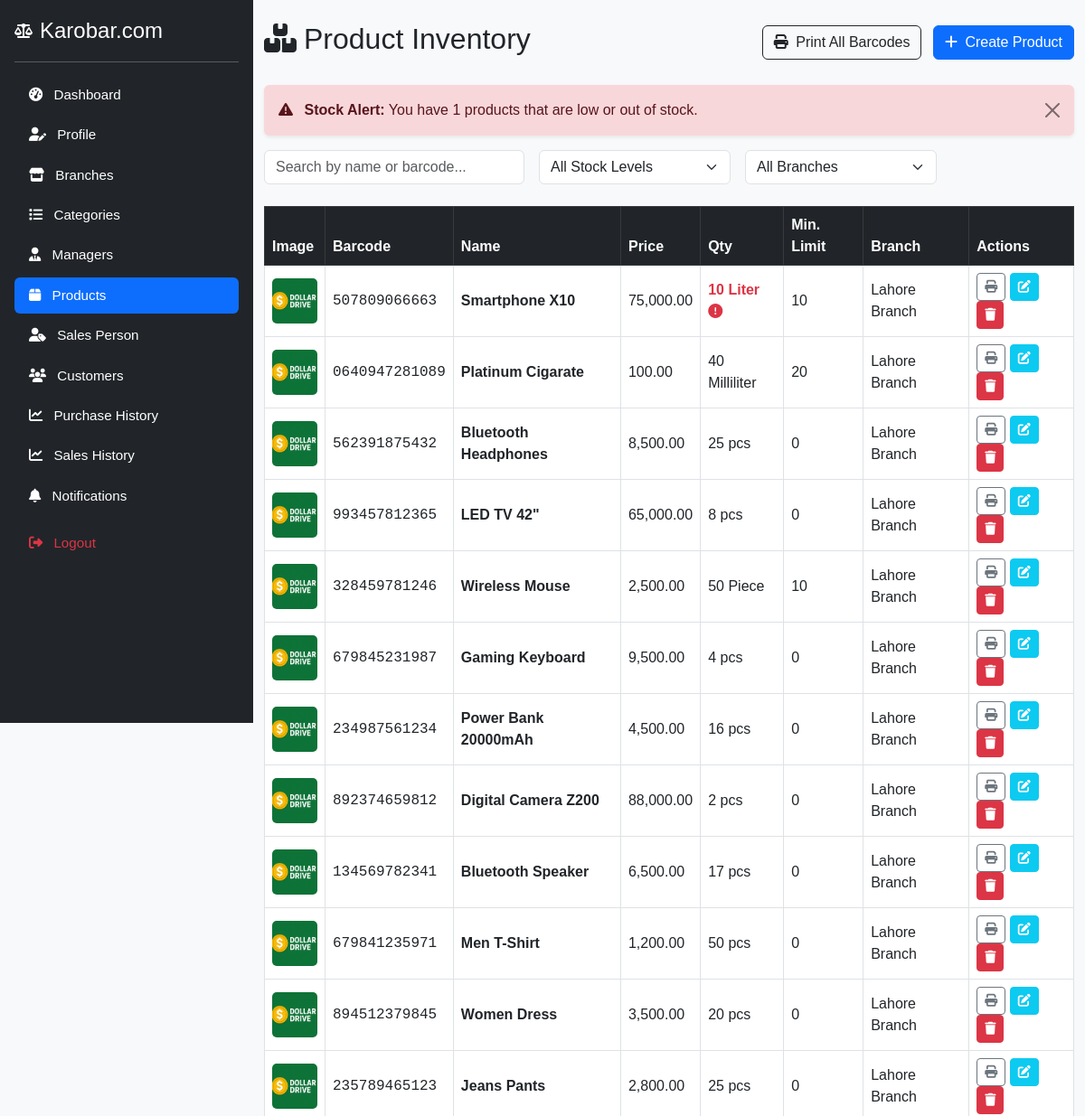
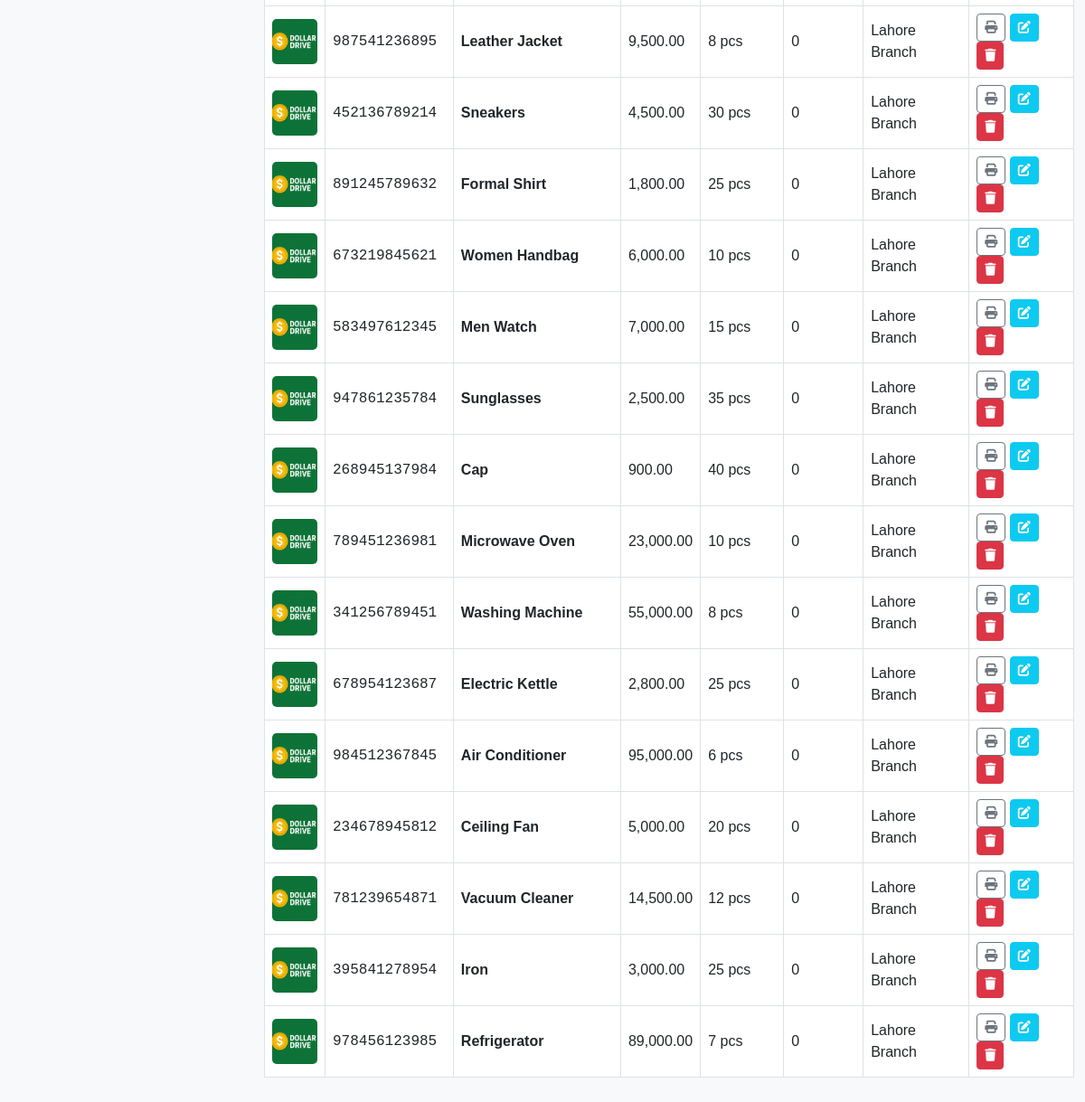
Screenshot of /owner/products.php (signed in) with the database file from the repository (2 pictures, top to bottom).
### tables this page shows
CREATE TABLE `products` (
  `id` int(11) NOT NULL,
  `branch_id` int(11) NOT NULL,
  `barcode_id` varchar(100) NOT NULL,
  `name` varchar(255) NOT NULL,
  `description` text DEFAULT NULL,
  `price` decimal(10,2) NOT NULL DEFAULT 0.00,
  `quantity` int(11) NOT NULL DEFAULT 0,
  `low_stock_threshold` int(10) UNSIGNED NOT NULL DEFAULT 0,
  `image` varchar(255) DEFAULT NULL,
  `created_at` datetime DEFAULT current_timestamp(),
  `category_id` int(11) NOT NULL,
  `unit` varchar(50) NOT NULL
);

CREATE TABLE `branches` (
  `id` int(11) NOT NULL,
  `owner_id` int(11) NOT NULL,
  `name` varchar(255) NOT NULL,
  `location` varchar(255) NOT NULL,
  `created_at` datetime DEFAULT current_timestamp()
);

### owner/products.php (the view, shortened to what this page needs)
<?php
include('../config.php');
$owner_id = $_SESSION["id"];
$sql = "
    SELECT p.*, b.name AS branch_name, c.name AS category_name
    FROM products p
    INNER JOIN branches b ON p.branch_id = b.id
    INNER JOIN categories c ON p.category_id = c.id
    WHERE b.owner_id = ?
    ORDER BY p.created_at DESC
";
$stmt = $conn->prepare($sql);
$stmt->bind_param("i", $owner_id);
$stmt->execute();
$products = $stmt->get_result()->fetch_all(MYSQLI_ASSOC);
$low_stock_items = array_filter($products, function($p) {
    return $p['quantity'] <= $p['low_stock_threshold'];
});
?>
<!DOCTYPE html>
<html lang="en">
<head>
    <link href="https://cdn.jsdelivr.net/npm/bootstrap@5.3.0/dist/css/bootstrap.min.css" rel="stylesheet" />
    <link href="https://cdnjs.cloudflare.com/ajax/libs/font-awesome/6.4.0/css/all.min.css" rel="stylesheet" />
</head>
<body class="bg-light">
<?php include('sidebar.php'); ?>
<div class="container-fluid py-4">
    <div class="d-flex justify-content-between align-items-center mb-4">
        <h2><i class="fas fa-boxes me-2"></i>Product Inventory</h2>
        <div>
            <button class="btn btn-outline-dark me-2" onclick="printAllBarcodes()">
                <i class="fas fa-print me-1"></i> Print All Barcodes
            </button>
            <button id="btnCreateProduct" class="btn btn-primary">
                <i class="fas fa-plus me-1"></i> Create Product
            </button>
        </div>
    </div>
    <?php if (count($low_stock_items) > 0): ?>
        <div class="alert alert-danger alert-dismissible fade show border-0 shadow-sm" role="alert">
            <i class="fas fa-exclamation-triangle me-2"></i>
            <strong>Stock Alert:</strong> You have <?= count($low_stock_items) ?> products that are low or out of stock.
            <button type="button" class="btn-close" data-bs-dismiss="alert"></button>
        </div>
    <?php endif; ?>
    <div class="row g-3 mb-4">
        <div class="col-md-4">
            <input type="text" id="productSearch" class="form-control" placeholder="Search by name or barcode..." onkeyup="filterTable()">
        </div>
        <div class="col-md-3">
            <select id="filterStock" class="form-select" onchange="filterTable()">
                <option value="all">All Stock Levels</option>
            </select>
        </div>
        <div class="col-md-3">
            <select id="filterBranch" class="form-select" onchange="filterTable()">
                <option value="all">All Branches</option>
            </select>
        </div>
    </div>
    <div class="table-container">
        <div class="table-responsive">
<table class="table table-bordered table-hover align-middle">
            <thead class="table-dark">
                    <tr>
                        <th>Image</th>
                        <th>Barcode</th>
                        <th>Name</th>
                        <th>Price</th>
                        <th>Qty</th>
                        <th>Min. Limit</th>
                        <th>Branch</th>
                        <th>Actions</th>
                    </tr>
                </thead>
                <tbody id="productsTableBody">
                    <?php foreach ($products as $p):
                        $isOut = $p['quantity'] <= 0;
                        $isLow = !$isOut && ($p['quantity'] <= $p['low_stock_threshold']);
                    ?>
                    <tr data-id="<?= $p['id'] ?>"
                        data-stock-status="<?= $isOut ? 'out' : ($isLow ? 'low' : 'ok') ?>"
                        data-branch="<?= htmlspecialchars($p['branch_name']) ?>">
                        <td><img src="images/<?= htmlspecialchars($p['image']) ?>" class="product-image-thumb"></td>
                        <td class="search-col-barcode font-monospace"><?= htmlspecialchars($p['barcode_id']) ?></td>
                        <td class="search-col-name"><strong><?= htmlspecialchars($p['name']) ?></strong></td>
                        <td><?= number_format($p['price'], 2) ?></td>
                        <td>
                            <span class="<?= ($isLow || $isOut) ? 'stock-warning' : '' ?>">
                                <?= (int)$p['quantity'] ?> <?= htmlspecialchars($p['unit']) ?>
                                <?php if($isOut): ?> <i class="fas fa-times-circle"></i> <?php elseif($isLow): ?> <i class="fas fa-exclamation-circle"></i> <?php endif; ?>
                            </span>
                        </td>
                        <td><?= (int)$p['low_stock_threshold'] ?></td>
                        <td><?= htmlspecialchars($p['branch_name']) ?></td>
                        <td>
                            <button class="btn btn-sm btn-outline-secondary" onclick="printSingleBarcode('<?= $p['barcode_id'] ?>', '<?= addslashes($p['name']) ?>')"><i class="fas fa-print"></i></button>
                            <button class="btn btn-sm btn-info btn-edit text-white" data-id="<?= $p['id'] ?>"><i class="fas fa-edit"></i></button>
                            <button class="btn btn-sm btn-danger btn-delete" data-id="<?= $p['id'] ?>"><i class="fas fa-trash"></i></button>
                        </td>
                    </tr>
                    <?php endforeach; ?>
                </tbody>
            </table>
        </div>
    </div>
</div>
</body>
</html>

### owner/products.php (style rules this page uses)
.product-image-thumb { width: 50px; height: 50px; object-fit: cover; border-radius: 5px; }
.stock-warning { color: #dc3545; font-weight: bold; }

### owner/sidebar.php (style rules this page uses)
body { font-family: Arial, sans-serif; background-color: #e6effc; margin-left: 280px; }

### rows the page displays
products: image (picture), barcode "507809066663", name "Smartphone X10", price "75,000.00", quantity "10", unit "Liter", low_stock_threshold "10", branch.name "Lahore Branch"
products: image (picture), barcode "0640947281089", name "Platinum Cigarate", price "100.00", quantity "40", unit "Milliliter", low_stock_threshold "20", branch.name "Lahore Branch"
products: image (picture), barcode "562391875432", name "Bluetooth Headphones", price "8,500.00", quantity "25", unit "pcs", low_stock_threshold "0", branch.name "Lahore Branch"
products: image (picture), barcode "993457812365", name "LED TV 42\"", price "65,000.00", quantity "8", unit "pcs", low_stock_threshold "0", branch.name "Lahore Branch"
products: image (picture), barcode "328459781246", name "Wireless Mouse", price "2,500.00", quantity "50", unit "Piece", low_stock_threshold "10", branch.name "Lahore Branch"
products: image (picture), barcode "679845231987", name "Gaming Keyboard", price "9,500.00", quantity "4", unit "pcs", low_stock_threshold "0", branch.name "Lahore Branch"
products: image (picture), barcode "234987561234", name "Power Bank 20000mAh", price "4,500.00", quantity "16", unit "pcs", low_stock_threshold "0", branch.name "Lahore Branch"
products: image (picture), barcode "892374659812", name "Digital Camera Z200", price "88,000.00", quantity "2", unit "pcs", low_stock_threshold "0", branch.name "Lahore Branch"
products: image (picture), barcode "134569782341", name "Bluetooth Speaker", price "6,500.00", quantity "17", unit "pcs", low_stock_threshold "0", branch.name "Lahore Branch"
products: image (picture), barcode "679841235971", name "Men T-Shirt", price "1,200.00", quantity "50", unit "pcs", low_stock_threshold "0", branch.name "Lahore Branch"
products: image (picture), barcode "894512379845", name "Women Dress", price "3,500.00", quantity "20", unit "pcs", low_stock_threshold "0", branch.name "Lahore Branch"
products: image (picture), barcode "235789465123", name "Jeans Pants", price "2,800.00", quantity "25", unit "pcs", low_stock_threshold "0", branch.name "Lahore Branch"
products: image (picture), barcode "987541236895", name "Leather Jacket", price "9,500.00", quantity "8", unit "pcs", low_stock_threshold "0", branch.name "Lahore Branch"
products: image (picture), barcode "452136789214", name "Sneakers", price "4,500.00", quantity "30", unit "pcs", low_stock_threshold "0", branch.name "Lahore Branch"
products: image (picture), barcode "891245789632", name "Formal Shirt", price "1,800.00", quantity "25", unit "pcs", low_stock_threshold "0", branch.name "Lahore Branch"
products: image (picture), barcode "673219845621", name "Women Handbag", price "6,000.00", quantity "10", unit "pcs", low_stock_threshold "0", branch.name "Lahore Branch"
products: image (picture), barcode "583497612345", name "Men Watch", price "7,000.00", quantity "15", unit "pcs", low_stock_threshold "0", branch.name "Lahore Branch"
products: image (picture), barcode "947861235784", name "Sunglasses", price "2,500.00", quantity "35", unit "pcs", low_stock_threshold "0", branch.name "Lahore Branch"
products: image (picture), barcode "268945137984", name "Cap", price "900.00", quantity "40", unit "pcs", low_stock_threshold "0", branch.name "Lahore Branch"
products: image (picture), barcode "789451236981", name "Microwave Oven", price "23,000.00", quantity "10", unit "pcs", low_stock_threshold "0", branch.name "Lahore Branch"
products: image (picture), barcode "341256789451", name "Washing Machine", price "55,000.00", quantity "8", unit "pcs", low_stock_threshold "0", branch.name "Lahore Branch"
products: image (picture), barcode "678954123687", name "Electric Kettle", price "2,800.00", quantity "25", unit "pcs", low_stock_threshold "0", branch.name "Lahore Branch"
products: image (picture), barcode "984512367845", name "Air Conditioner", price "95,000.00", quantity "6", unit "pcs", low_stock_threshold "0", branch.name "Lahore Branch"
products: image (picture), barcode "234678945812", name "Ceiling Fan", price "5,000.00", quantity "20", unit "pcs", low_stock_threshold "0", branch.name "Lahore Branch"
products: image (picture), barcode "781239654871", name "Vacuum Cleaner", price "14,500.00", quantity "12", unit "pcs", low_stock_threshold "0", branch.name "Lahore Branch"
products: image (picture), barcode "395841278954", name "Iron", price "3,000.00", quantity "25", unit "pcs", low_stock_threshold "0", branch.name "Lahore Branch"
products: image (picture), barcode "978456123985", name "Refrigerator", price "89,000.00", quantity "7", unit "pcs", low_stock_threshold "0", branch.name "Lahore Branch"

### other values shown
count($low_stock_items) "1"
